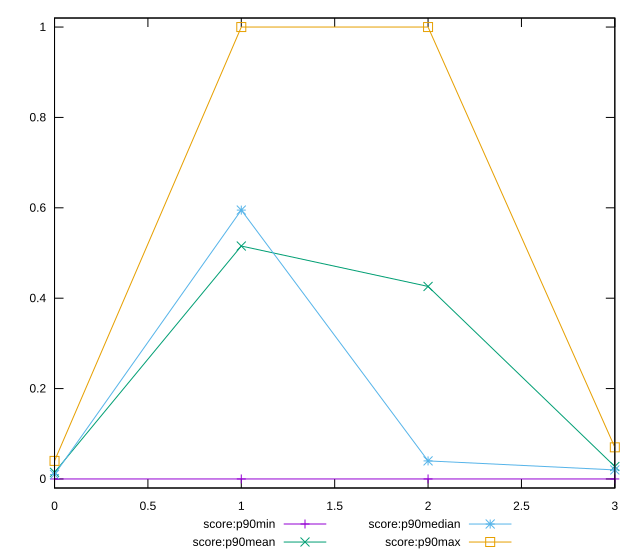

This chart was generated by the following gnuplot code:
reset

$scoreP90Min <<EOF
0 0
1 0
2 0
3 0
EOF

$scoreP90Mean <<EOF
0 0.014680851063829796
1 0.5154255319148936
2 0.42602150537634415
3 0.027553191489361705
EOF

$scoreP90Median <<EOF
0 0.01
1 0.595
2 0.04
3 0.02
EOF

$scoreP90Max <<EOF
0 0.04
1 1
2 1
3 0.07
EOF

set key outside below
set xrange [0:3]
set yrange [-0.02:1.02]
set trange [-0.02:1.02]
set terminal svg size 640, 560 enhanced background rgb 'white'
set output "reports/report_00027_2021-02-24T12-40-31.850Z/max-potential-fid/progression/score.svg"

plot $scoreP90Min title "score:p90min" with linespoints, \
     $scoreP90Mean title "score:p90mean" with linespoints, \
     $scoreP90Median title "score:p90median" with linespoints, \
     $scoreP90Max title "score:p90max" with linespoints

reset
